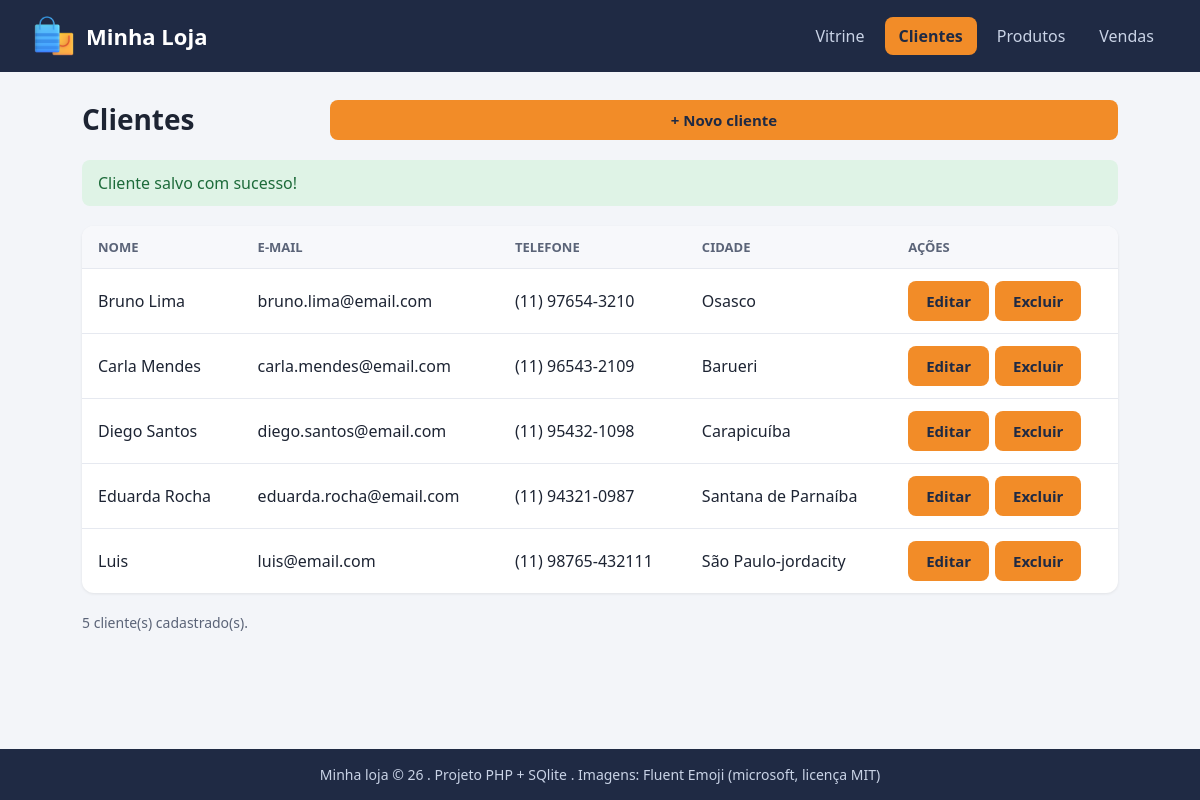
Page /clientes.php?msg=salvo on the committed database.
### tables this page shows
CREATE TABLE "cliente" (
	"id"	INTEGER,
	"nome"	TEXT NOT NULL,
	"email"	TEXT,
	"telefone"	TEXT,
	"cidade"	TEXT,
	PRIMARY KEY("id" AUTOINCREMENT)
);

### funcoes.php (called while the page is built, shortened)
<?php
function e($texto) {
    return htmlspecialchars($texto);
}

### clientes.php (the view, shortened to what this page needs)
<?php
include 'conexao.php';
include 'funcoes.php';
$clientes = $pdo->query('SELECT * FROM cliente ORDER BY nome')->fetchAll();
$msg = '';
if (isset($_GET['msg'])) {
    $msg = $_GET['msg'];
}
include 'topo.php';
?>
<div class="titulo-pagina">
    <h1>Clientes</h1>
    <a href="cliente_form.php" class="botao">+ Novo cliente</a>
</div>
<?php if ($msg == 'salvo') { ?>
    <div class="aviso">Cliente salvo com sucesso!</div>
<?php } elseif ($msg == 'excluido') { ?>
    <div class="aviso">Cliente excluído.</div>
<?php } ?>
<div class="tabela">
    <table>
        <tr>
            <th>Nome</th>
            <th>E-mail</th>
            <th>Telefone</th>
            <th>Cidade</th>
            <th>Ações</th>
        </tr>
        <?php foreach ($clientes as $cliente) { ?>
            <tr>
            <td><?= e($cliente['nome']) ?></td>
            <td><?= e($cliente['email']) ?></td>
            <td><?= e($cliente['telefone']) ?></td>
            <td><?= e($cliente['cidade']) ?></td>
            <td>
             <div class="acoes-tabela">
                 <a href="cliente_form.php?id=<?= $cliente['id'] ?>" class="botao pequeno">Editar</a>
                  <a href="clientes_excluir.php?id=<?= $cliente['id'] ?>" class="botao pequeno perigo">Excluir</a>
                 </div>
                </td>
            </tr>
        <?php } ?>
    </table>
</div>
<p class="contador">
    <?= count($clientes) ?> cliente(s) cadastrado(s).
</p>
<?php include 'rodape.php'; ?>

### assets/css/estilo.css (style rules this page uses)
* { box-sizing: border-box; }
body { margin: 0; background: #f3f5f9; color: #1d2433; font-family: "Segoe UI", Arial, sans-serif; font-size: 16px; }
h1 { margin: 0; font-size: 28px; }
p { margin: 0; }
.botao { display: inline-block; padding: 10px 18px; border: 0; border-radius: 8px; background: #f28c28; color: #1f2a44; font-family: inherit; font-size: 15px; font-weight: bold; text-align: center; text-decoration: none; cursor: pointer; }
.titulo-pagina { display: grid; grid-template-columns: 240px auto; gap: 8px; }
.aviso { padding: 12px 16px; border-radius: 8px; background: #dff3e6; color: #1d6b3a; }
.tabela { overflow-x: auto; border-radius: 12px; background: #ffffff; box-shadow: 0 1px 3px rgba(0, 0, 0, 0.08); }
table { width: 100%; border-collapse: collapse; }
th, td { padding: 12px 16px; border-bottom: 1px solid #e6e9f0; text-align: left; }
th { background: #f7f8fb; color: #5b6478; font-size: 13px; text-transform: uppercase; }
tr:last-child td { border-bottom: 0; }
.acoes-tabela { display: grid; grid-auto-flow: column; justify-content: start; gap: 6px; }
.contador { color: #5b6478; font-size: 14px; }

### rows in the picture
cliente: nome "Bruno Lima", email "bruno.lima@email.com", telefone "(11) 97654-3210", cidade "Osasco"
cliente: nome "Carla Mendes", email "carla.mendes@email.com", telefone "(11) 96543-2109", cidade "Barueri"
cliente: nome "Diego Santos", email "diego.santos@email.com", telefone "(11) 95432-1098", cidade "Carapicuíba"
cliente: nome "Eduarda Rocha", email "eduarda.rocha@email.com", telefone "(11) 94321-0987", cidade "Santana de Parnaíba"
cliente: nome "Luis", email "luis@email.com", telefone "(11) 98765-432111", cidade "São Paulo-jordacity"

### other values in the picture
$texto "Vitrine"
$texto "Clientes"
$texto "Produtos"
$texto "Vendas"
count($clientes) "5"
